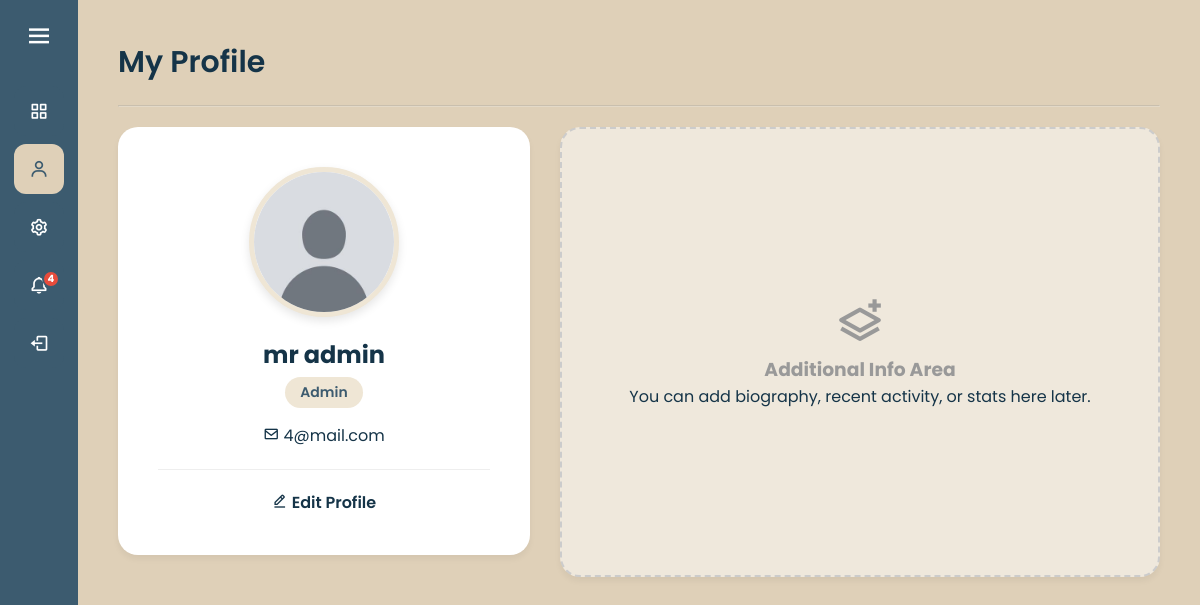
Screenshot of /profile.php (signed in) with the database file from the repository.
### tables this page shows
CREATE TABLE `users` (
  `id` int(10) UNSIGNED NOT NULL,
  `name` varchar(255) NOT NULL,
  `email` varchar(255) NOT NULL,
  `password` varchar(255) NOT NULL,
  `role` enum('researcher','reviewer','hod','admin') NOT NULL,
  `notify_email` tinyint(1) DEFAULT 1,
  `notify_system` tinyint(1) DEFAULT 1,
  `profile_pic` varchar(255) DEFAULT 'default.png',
  `avatar` enum('default','male','female') DEFAULT 'default',
  `notify_new_assign` tinyint(1) DEFAULT 1,
  `notify_appeals` tinyint(1) DEFAULT 1,
  `notify_hod_approve` tinyint(1) DEFAULT 1,
  `notify_hod_reject` tinyint(1) DEFAULT 1
);

### profile.php (the view, shortened to what this page needs)
<?php
require 'config.php';
$email = $_SESSION['email'];
$stmt = $conn->prepare("SELECT * FROM users WHERE email = ?");
$stmt->bind_param("s", $email);
$stmt->execute();
$user = $stmt->get_result()->fetch_assoc();
$avatar_file = !empty($user['profile_pic']) ? "images/" . $user['profile_pic'] : "images/default.png";
?>
<!DOCTYPE html>
<html lang="en">
<head>
    <link rel="stylesheet" href="style.css">
    <link href="https://unpkg.com/boxicons@2.1.4/css/boxicons.min.css" rel="stylesheet">
</head>
<body>
    <?php include 'sidebar.php'; ?>
    <section class="home-section">
        <div class="welcome-text">My Profile</div>
        <hr style="opacity: 0.3; margin: 20px 0;">
        <div class="profile-container">
            <div class="form-box profile-card">
                <div class="profile-avatar" style="padding: 0; overflow: hidden; background: white; border: 5px solid #EFE6D5;">
                    <img src="<?= $avatar_file ?>" alt="Profile" style="width: 100%; height: 100%; object-fit: cover;">
                </div>
                <h2 class="profile-name"><?= htmlspecialchars($user['name']) ?></h2>
                <div class="profile-role-badge">
                    <?= ucfirst($user['role']) ?>
                </div>
                <p class="profile-email">
                    <i class='bx bx-envelope'></i> <?= htmlspecialchars($user['email']) ?>
                </p>
                <div class="profile-actions">
                    <a href="settings.php?view=profile" style="color: #153448; text-decoration: none; font-weight: 600; font-size: 16px;">
                        <i class='bx bx-edit-alt'></i> Edit Profile
                    </a>
                </div>
            </div>
            <div class="form-box placeholder-area">
                <div class="placeholder-content">
                    <i class='bx bx-layer-plus'></i>
                    <h3>Additional Info Area</h3>
                    <p>You can add biography, recent activity, or stats here later.</p>
                </div>
            </div>
        </div>
    </section>
</body>
</html>

### style.css (style rules this page uses)
* { margin: 0; padding: 0; box-sizing: border-box; font-family: "Poppins", sans-serif; }
body { background-color: #DFD0B8; }
.home-section { position: relative; background-color: #DFD0B8; min-height: 100vh; top: 0; left: 78px; width: calc(100% - 78px); transition: all 0.5s ease; z-index: 1; padding: 40px; color: #153448; }
.home-section .welcome-text { color: #153448; font-size: 30px; font-weight: 600; margin-bottom: 10px; display: flex; align-items: center; gap: 10px; }
.home-section p, .home-section li, .home-section td, .home-section label { color: #153448; font-size: 16px; line-height: 1.6; }
.form-box { background: #fff; padding: 30px; border-radius: 20px; max-width: 600px; box-shadow: 0 4px 6px rgba(0,0,0,0.05); }
.profile-container { display: flex; gap: 30px; align-items: flex-start; flex-wrap: wrap; }
.profile-card { flex: 1; min-width: 300px; text-align: center; padding: 40px; }
.profile-avatar { width: 150px; height: 150px; background: #3C5B6F; color: white; border-radius: 50%; display: flex; align-items: center; justify-content: center; font-size: 60px; font-weight: bold; margin: 0 auto 20px auto; border: 5px solid #EFE6D5; box-shadow: 0 4px 10px rgba(0,0,0,0.1); }
.profile-name { color: #153448; margin-bottom: 5px; }
.profile-role-badge { display: inline-block; background: #EFE6D5; color: #3C5B6F; padding: 5px 15px; border-radius: 20px; font-weight: 600; font-size: 14px; margin-bottom: 15px; }
.profile-email { color: #666; font-size: 14px; }
.profile-actions { margin-top: 20px; border-top: 1px solid #eee; padding-top: 20px; }
.placeholder-area { flex: 2; min-width: 300px; height: 450px; display: flex; align-items: center; justify-content: center; background: rgba(255,255,255,0.5); border: 2px dashed #ccc; border-radius: 20px; }
.placeholder-content { text-align: center; color: #999; }
.placeholder-content i { font-size: 50px; margin-bottom: 10px; }

### rows the page displays
users: profile_pic (placeholder picture), name "mr admin", role "Admin", email "4@mail.com"

### other values shown
$unread_count "4"
